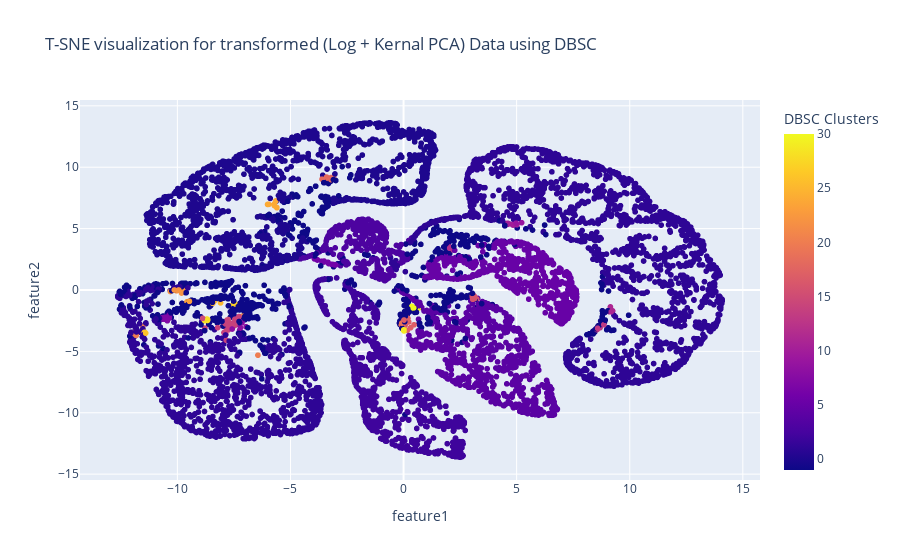

Notebook code for this chart:
### Code cell
#The labels_ property contains the list of clusters and their respective points
Tsne_KPCA2['DBSC Clusters'] = dbs.labels_
px.scatter(Tsne_KPCA2, x='feature1', y='feature2', color="DBSC Clusters",title="T-SNE visualization for transformed (Log + Kernal PCA) Data using DBSC")

### Figure 1 — Plotly figure (JSON) as saved in the notebook; plotly's stock layout.template omitted (floating-point values rounded to 4 significant figures; data arrays with more than 128 entries replaced by an {"elided": "..."} marker saying what was removed)
{"data": [{"hovertemplate": "feature1=%{x}<br>feature2=%{y}<br>DBSC Clusters=%{marker.color}<extra></extra>", "legendgroup": "", "marker": {"color": {"elided": "8636 int values"}, "coloraxis": "coloraxis", "symbol": "circle"}, "mode": "markers", "name": "", "showlegend": false, "type": "scattergl", "x": {"elided": "8636 float values"}, "xaxis": "x", "y": {"elided": "8636 float values"}, "yaxis": "y"}], "layout": {"coloraxis": {"colorbar": {"title": {"text": "DBSC Clusters"}}, "colorscale": [[0, "#0d0887"], [0.1111, "#46039f"], [0.2222, "#7201a8"], [0.3333, "#9c179e"], [0.4444, "#bd3786"], [0.5556, "#d8576b"], [0.6667, "#ed7953"], [0.7778, "#fb9f3a"], [0.8889, "#fdca26"], [1, "#f0f921"]]}, "legend": {"tracegroupgap": 0}, "title": {"text": "T-SNE visualization for transformed (Log + Kernal PCA) Data using DBSC"}, "xaxis": {"anchor": "y", "domain": [0, 1], "title": {"text": "feature1"}}, "yaxis": {"anchor": "x", "domain": [0, 1], "title": {"text": "feature2"}}}}
